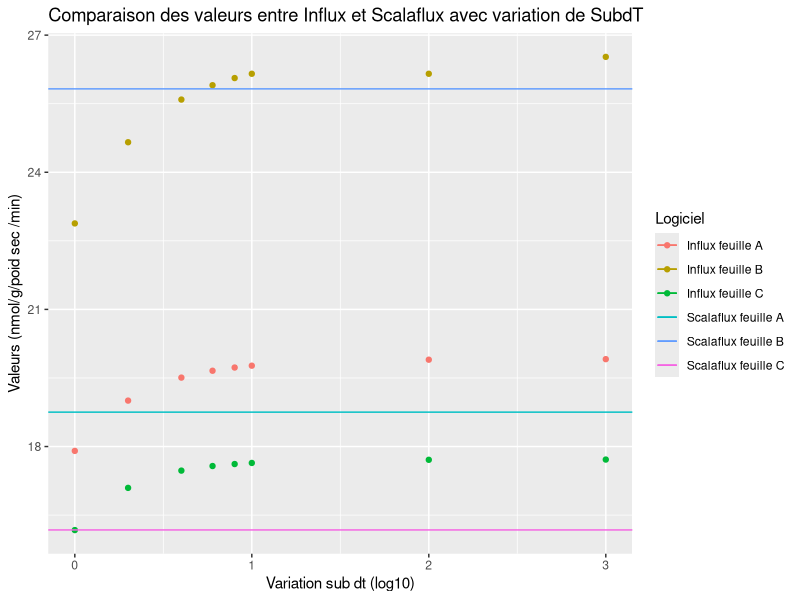
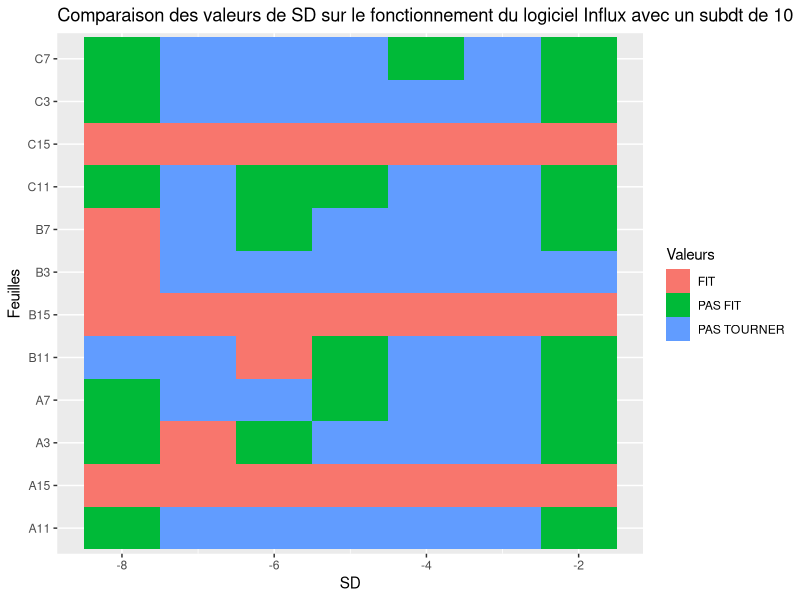
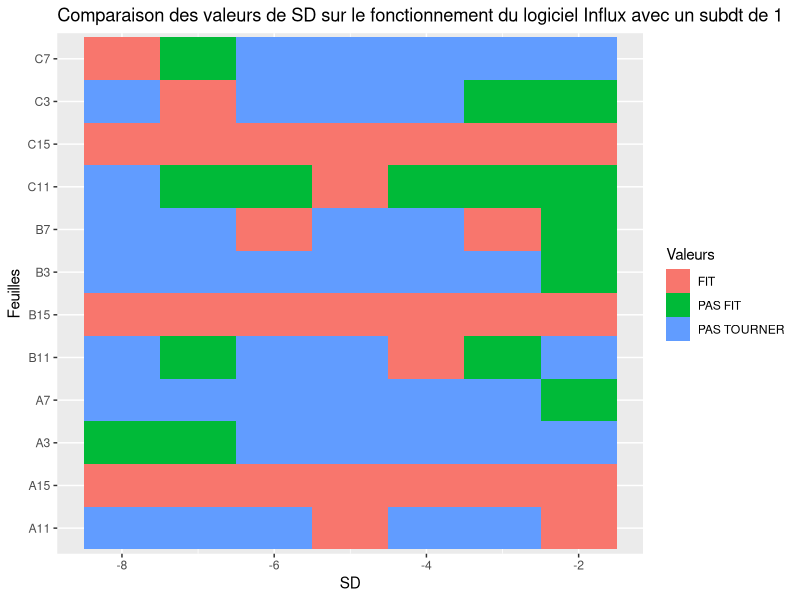

Here is the R script that generated these plots, in order:
library(ggplot2)
library(dplyr)
library(tidyr)
# Comparaison de l'effet des subdt du fichier d'optimisation

donnees <- read.table("Variation_subdt_Glu_Val.tsv" , sep = "\t" , header = TRUE , dec = ",")
head(donnees)

val <- ggplot(donnees, aes(x = log10(sub.dt), y = Valeurs, col = Feuilles)) +
  geom_point() +
  geom_hline(aes(yintercept = 18.75296, color = "Scalaflux feuille A"), show.legend = TRUE) +
  geom_hline(aes(yintercept = 25.82443, color = "Scalaflux feuille B"), show.legend = TRUE) +
  geom_hline(aes(yintercept = 16.17588, color = "Scalaflux feuille C"), show.legend = TRUE) +
  labs(
    x = "Variation sub dt (log10)",
    y = "Valeurs (nmol/g/poid sec /min)",
    title = "Comparaison des valeurs entre Influx et Scalaflux avec variation de SubdT")+
  scale_color_discrete(name = "Logiciel", 
                     labels = c("Influx feuille A", "Influx feuille B", "Influx feuille C" , "Scalaflux feuille A" , "Scalaflux feuille B" , "Scalaflux feuille C"))

val

# Comparaison des sd dans le fichier miso avec subdt 10

donnees_sd_10 <- read.table("Variation_sd_subdt10_Glu_Val.tsv" , sep = "\t", header = TRUE  , dec = ",")
head(donnees_sd_10)
# geom_tile permet de faire une "heatmap" avec ggplot
val_sd <- ggplot(donnees_sd_10, aes(x = SD, y = Feuilles, fill = Valeurs)) +
  geom_tile()+
  labs (title = "Comparaison des valeurs de SD sur le fonctionnement du logiciel Influx avec un subdt de 10")
val_sd

# Comparaison des sd dans le fichier miso avec subdt 1

donnees_sd_1 <- read.table("Variation_sd_subdt1_Glu_Val.tsv" , sep = "\t" , header = TRUE )
head(donnees_sd_1)
val_sd_1 <- ggplot (donnees_sd_1 , aes(x = SD , y = Feuilles , fill = Valeurs)) +
  geom_tile()+
  labs(title =  "Comparaison des valeurs de SD sur le fonctionnement du logiciel Influx avec un subdt de 1")
val_sd_1

